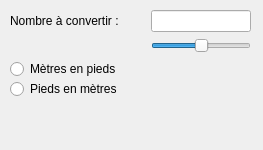
<?xml version="1.0" encoding="UTF-8"?>
<ui version="4.0">
 <class>Widget</class>
 <widget class="QWidget" name="Widget">
  <property name="geometry">
   <rect>
    <x>0</x>
    <y>0</y>
    <width>263</width>
    <height>150</height>
   </rect>
  </property>
  <property name="windowTitle">
   <string>Widget</string>
  </property>
  <widget class="QWidget" name="gridLayoutWidget">
   <property name="geometry">
    <rect>
     <x>10</x>
     <y>10</y>
     <width>241</width>
     <height>137</height>
    </rect>
   </property>
   <layout class="QGridLayout" name="gridLayout" columnstretch="0,0">
    <property name="bottomMargin">
     <number>0</number>
    </property>
    <property name="horizontalSpacing">
     <number>15</number>
    </property>
    <item row="2" column="0">
     <layout class="QVBoxLayout" name="qButtonGroup">
      <item>
       <widget class="QRadioButton" name="rMF">
        <property name="text">
         <string>Mètres en pieds</string>
        </property>
       </widget>
      </item>
      <item>
       <widget class="QRadioButton" name="rFM">
        <property name="text">
         <string>Pieds en mètres</string>
        </property>
       </widget>
      </item>
     </layout>
    </item>
    <item row="0" column="0">
     <widget class="QLabel" name="lTitle">
      <property name="text">
       <string>Nombre à convertir :</string>
      </property>
     </widget>
    </item>
    <item row="0" column="1">
     <widget class="QLineEdit" name="leValue">
      <property name="maximumSize">
       <size>
        <width>100</width>
        <height>16777215</height>
       </size>
      </property>
     </widget>
    </item>
    <item row="1" column="1">
     <widget class="QSlider" name="sValue">
      <property name="maximumSize">
       <size>
        <width>100</width>
        <height>16777215</height>
       </size>
      </property>
      <property name="maximum">
       <number>100</number>
      </property>
      <property name="sliderPosition">
       <number>50</number>
      </property>
      <property name="orientation">
       <enum>Qt::Horizontal</enum>
      </property>
     </widget>
    </item>
    <item row="3" column="0">
     <widget class="QLabel" name="lResult">
      <property name="text">
       <string/>
      </property>
     </widget>
    </item>
    <item row="3" column="1">
     <widget class="QLabel" name="lUnit">
      <property name="text">
       <string/>
      </property>
     </widget>
    </item>
   </layout>
  </widget>
 </widget>
 <resources/>
 <connections/>
</ui>
